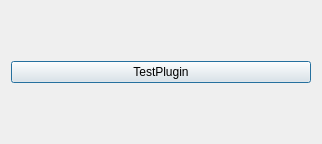
<?xml version="1.0" encoding="UTF-8"?>
<ui version="4.0">
 <class>Dialog</class>
 <widget class="QDialog" name="Dialog">
  <property name="geometry">
   <rect>
    <x>0</x>
    <y>0</y>
    <width>322</width>
    <height>144</height>
   </rect>
  </property>
  <property name="windowTitle">
   <string>Dialog</string>
  </property>
  <layout class="QVBoxLayout" name="verticalLayout">
   <item>
    <widget class="QPushButton" name="TestPlugin">
     <property name="text">
      <string>TestPlugin</string>
     </property>
    </widget>
   </item>
  </layout>
 </widget>
 <resources/>
 <connections/>
</ui>
